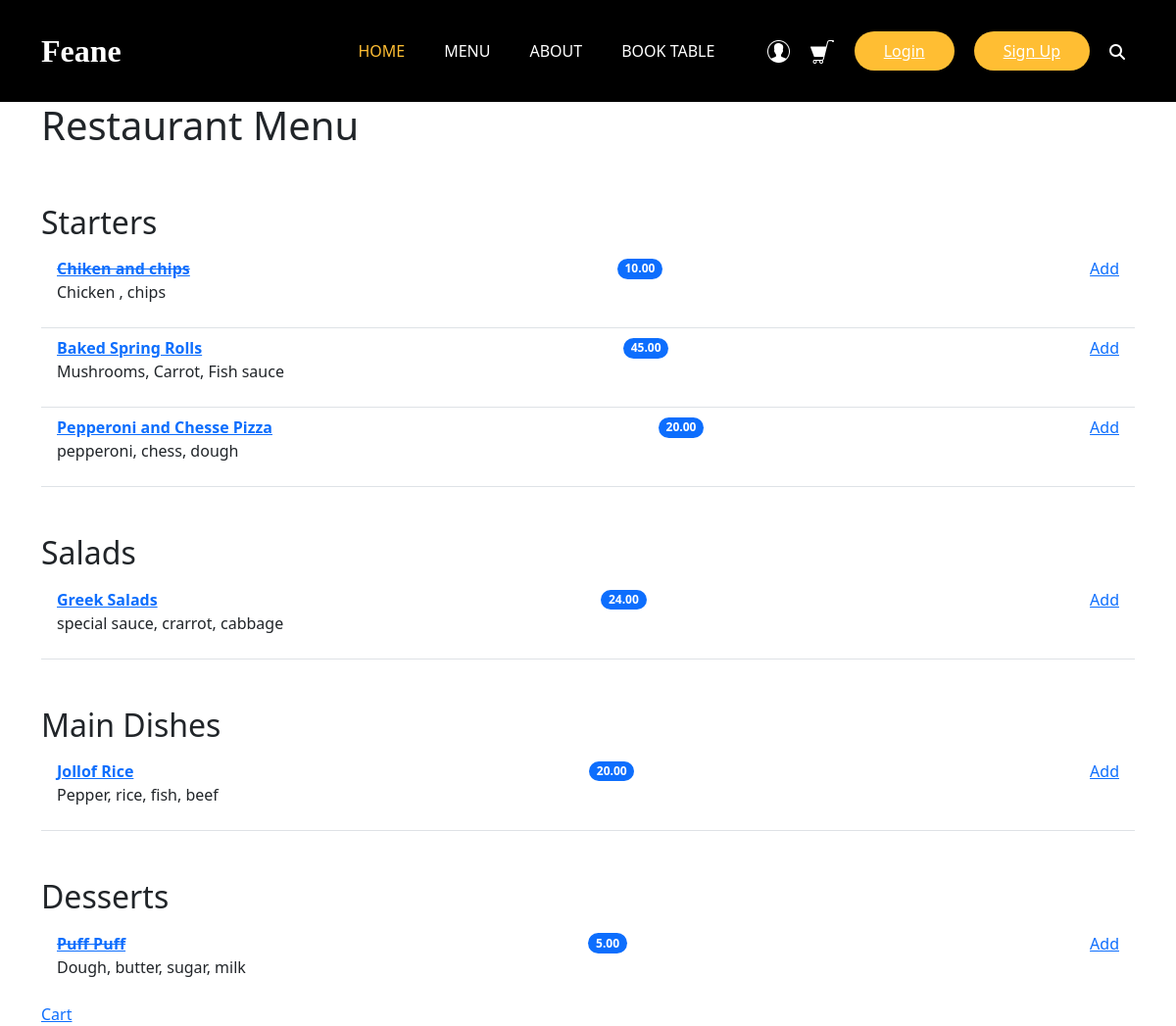
The page / on the database its author committed.
### restaurant_menu/models.py (models this page shows, shortened)
class Item(models.Model):
    meal = models.CharField(max_length=1000, unique=True)
    description = models.CharField(max_length=2000)
    price = models.DecimalField(max_digits=10,decimal_places=2)
    meal_type = models.CharField(max_length=200, choices=MEAL_TYPE)
    author = models.ForeignKey(User, on_delete=models.PROTECT)
    status = models.IntegerField(choices=STATUS, default=0)
    date_created = models.DateTimeField(auto_now_add=True)
    date_updated = models.DateTimeField(auto_now=True)

### restaurant_menu/views.py (the view)
# urls.py: path('', views.menu_list, name='home'),
def menu_list(request):
    meals = MEAL_TYPE
    items = Item.objects.order_by('-date_created')
    return render(request, 'base/home.html', {'meals': meals, 'object_list': items})

### restaurant_menu/templates/base/home.html
{% extends 'main.html' %}
{% block content %}
<main class="layout layout--3">
<div class="container">
<h1>Restaurant Menu</h1>
    <ul class="list-group list-group-flush">
    {% for meal in meals %}
        <h2 class="pt-5"> {{ meal.1 }}</h2>
            {% for row in object_list %}
                {% if row.meal_type == meal.0 %}
                    {% if row.status == 0 %}
                        <li class="list-group-item d-flex justify-content-between align-items-center border-0 pb-0 ">
                        <a href="{% url 'menu_item' row.pk %}"><b><del>{{ row.meal }}</del></b></a>
                            <span class="badge bg-primary rounded-pill">{{ row.price }}</span>
                            <span><a href="{% url 'add_to_cart' row.pk %}">Add</a></span>
                            </li>
                        <li class="list-group-item pt-0">
                        <p>{{ row.description }}</p>
                        </li>
                    {% else %}
                    <li class="list-group-item d-flex justify-content-between align-items-center border-0 pb-0 ">
                    <a href="{% url 'menu_item' row.pk %}"><b>{{ row.meal }}</b></a>
                        <span class="badge bg-primary rounded-pill">{{ row.price }}</span>
                        <span><a href="{% url 'add_to_cart' row.pk %}">Add</a></span>
                    </li>
                    <li class="list-group-item pt-0">
                    <p>{{ row.description }}</p>
                    </li>
                    {% endif %}
                {% endif %}
                {% endfor %}
    {% endfor %}
    </ul>
    <a href="{% url 'view_cart' %}">Cart</a>
  </div>
</main>
{% endblock %}

### restaurant_menu/static/styles/style.css (style rules this page uses)
::placeholder { color: #bbb; opacity: 1; }

### rows shown on the page
Item: meal "Chiken and chips", price "10.00", description "Chicken , chips"
Item: meal "Baked Spring Rolls", price "45.00", description "Mushrooms, Carrot, Fish sauce"
Item: meal "Pepperoni and Chesse Pizza", price "20.00", description "pepperoni, chess, dough"
Item: meal "Greek Salads", price "24.00", description "special sauce, crarrot, cabbage"
Item: meal "Jollof Rice", price "20.00", description "Pepper, rice, fish, beef"
Item: meal "Puff Puff", price "5.00", description "Dough, butter, sugar, milk"

### other values the page prints
{{ meal.1 }} "Starters" "Salads" "Main Dishes" "Desserts"
